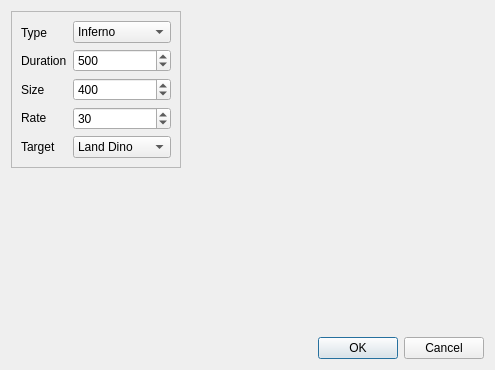
<?xml version="1.0" encoding="UTF-8"?>
<ui version="4.0">
 <class>DisasterDialog</class>
 <widget class="QDialog" name="DisasterDialog">
  <property name="geometry">
   <rect>
    <x>0</x>
    <y>0</y>
    <width>495</width>
    <height>370</height>
   </rect>
  </property>
  <property name="windowTitle">
   <string>Dialog</string>
  </property>
  <layout class="QVBoxLayout" name="verticalLayout_2">
   <item>
    <layout class="QHBoxLayout" name="horizontalLayout_2">
     <item>
      <widget class="QFrame" name="frame">
       <property name="frameShape">
        <enum>QFrame::StyledPanel</enum>
       </property>
       <property name="frameShadow">
        <enum>QFrame::Raised</enum>
       </property>
       <layout class="QHBoxLayout" name="horizontalLayout">
        <item>
         <layout class="QVBoxLayout" name="verticalLayout">
          <item>
           <widget class="QLabel" name="label_type">
            <property name="text">
             <string>Type</string>
            </property>
           </widget>
          </item>
          <item>
           <widget class="QLabel" name="label_duration">
            <property name="text">
             <string>Duration</string>
            </property>
           </widget>
          </item>
          <item>
           <widget class="QLabel" name="label_size">
            <property name="text">
             <string>Size</string>
            </property>
           </widget>
          </item>
          <item>
           <widget class="QLabel" name="label_rate">
            <property name="text">
             <string>Rate</string>
            </property>
           </widget>
          </item>
          <item>
           <widget class="QLabel" name="label_target">
            <property name="text">
             <string>Target</string>
            </property>
           </widget>
          </item>
         </layout>
        </item>
        <item>
         <layout class="QVBoxLayout" name="verticalLayout_3">
          <item>
           <widget class="QComboBox" name="comboBox_disaster">
            <item>
             <property name="text">
              <string>Inferno</string>
             </property>
            </item>
            <item>
             <property name="text">
              <string>Meteor</string>
             </property>
            </item>
            <item>
             <property name="text">
              <string>Gamma Ray</string>
             </property>
            </item>
            <item>
             <property name="text">
              <string>Drought</string>
             </property>
            </item>
            <item>
             <property name="text">
              <string>Annihilation</string>
             </property>
            </item>
           </widget>
          </item>
          <item>
           <widget class="QSpinBox" name="spinBox_duration">
            <property name="maximum">
             <number>2000</number>
            </property>
            <property name="singleStep">
             <number>250</number>
            </property>
            <property name="value">
             <number>500</number>
            </property>
           </widget>
          </item>
          <item>
           <widget class="QSpinBox" name="spinBox_size">
            <property name="minimum">
             <number>200</number>
            </property>
            <property name="maximum">
             <number>800</number>
            </property>
            <property name="singleStep">
             <number>25</number>
            </property>
            <property name="value">
             <number>400</number>
            </property>
           </widget>
          </item>
          <item>
           <widget class="QSpinBox" name="spinBox_rate">
            <property name="minimum">
             <number>1</number>
            </property>
            <property name="maximum">
             <number>100</number>
            </property>
            <property name="value">
             <number>30</number>
            </property>
           </widget>
          </item>
          <item>
           <widget class="QComboBox" name="comboBox_target">
            <item>
             <property name="text">
              <string>Land Dino</string>
             </property>
            </item>
            <item>
             <property name="text">
              <string>Air Dino</string>
             </property>
            </item>
            <item>
             <property name="text">
              <string>Water Dino</string>
             </property>
            </item>
            <item>
             <property name="text">
              <string>Tree</string>
             </property>
            </item>
            <item>
             <property name="text">
              <string>Bush</string>
             </property>
            </item>
            <item>
             <property name="text">
              <string>Grass</string>
             </property>
            </item>
            <item>
             <property name="text">
              <string>Alga</string>
             </property>
            </item>
           </widget>
          </item>
         </layout>
        </item>
       </layout>
      </widget>
     </item>
     <item>
      <spacer name="horizontalSpacer">
       <property name="orientation">
        <enum>Qt::Horizontal</enum>
       </property>
       <property name="sizeHint" stdset="0">
        <size>
         <width>40</width>
         <height>20</height>
        </size>
       </property>
      </spacer>
     </item>
    </layout>
   </item>
   <item>
    <spacer name="verticalSpacer">
     <property name="orientation">
      <enum>Qt::Vertical</enum>
     </property>
     <property name="sizeHint" stdset="0">
      <size>
       <width>20</width>
       <height>216</height>
      </size>
     </property>
    </spacer>
   </item>
   <item>
    <widget class="QDialogButtonBox" name="buttonBox">
     <property name="orientation">
      <enum>Qt::Horizontal</enum>
     </property>
     <property name="standardButtons">
      <set>QDialogButtonBox::Cancel|QDialogButtonBox::Ok</set>
     </property>
    </widget>
   </item>
  </layout>
 </widget>
 <resources/>
 <connections>
  <connection>
   <sender>buttonBox</sender>
   <signal>accepted()</signal>
   <receiver>DisasterDialog</receiver>
   <slot>accept()</slot>
   <hints>
    <hint type="sourcelabel">
     <x>248</x>
     <y>254</y>
    </hint>
    <hint type="destinationlabel">
     <x>157</x>
     <y>274</y>
    </hint>
   </hints>
  </connection>
  <connection>
   <sender>buttonBox</sender>
   <signal>rejected()</signal>
   <receiver>DisasterDialog</receiver>
   <slot>reject()</slot>
   <hints>
    <hint type="sourcelabel">
     <x>316</x>
     <y>260</y>
    </hint>
    <hint type="destinationlabel">
     <x>286</x>
     <y>274</y>
    </hint>
   </hints>
  </connection>
 </connections>
</ui>
